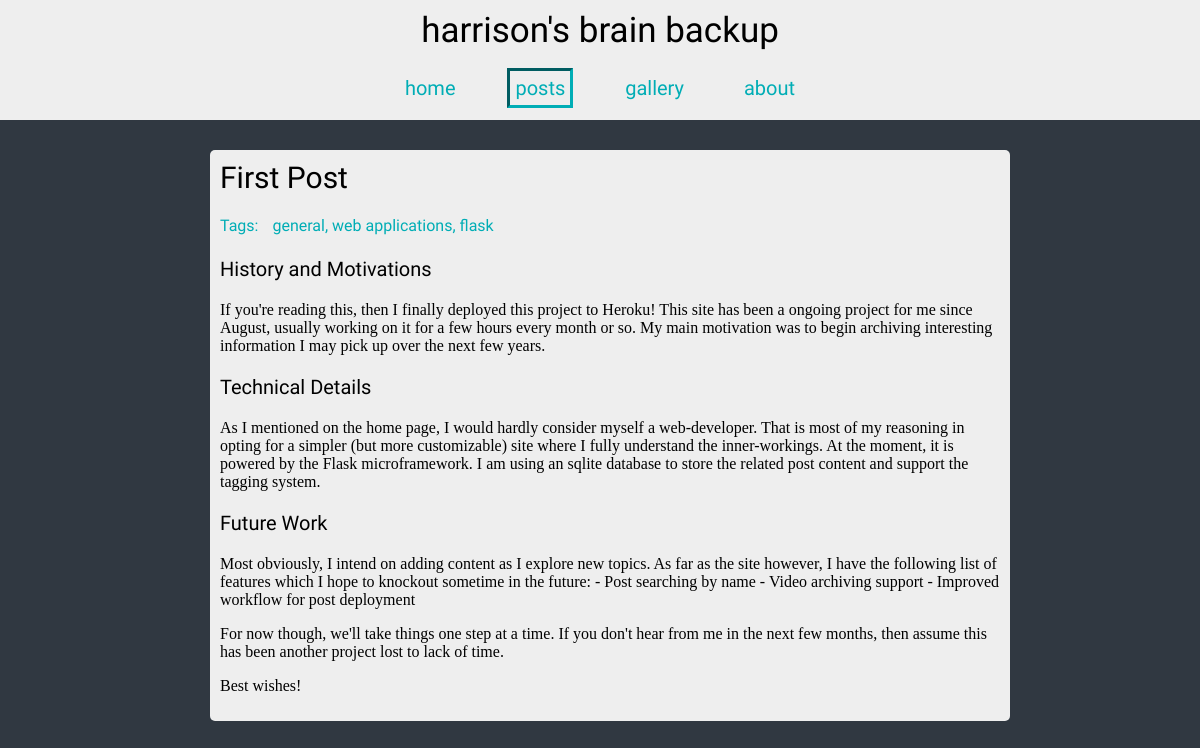
/post/1, run on an earlier commit of the app's database.
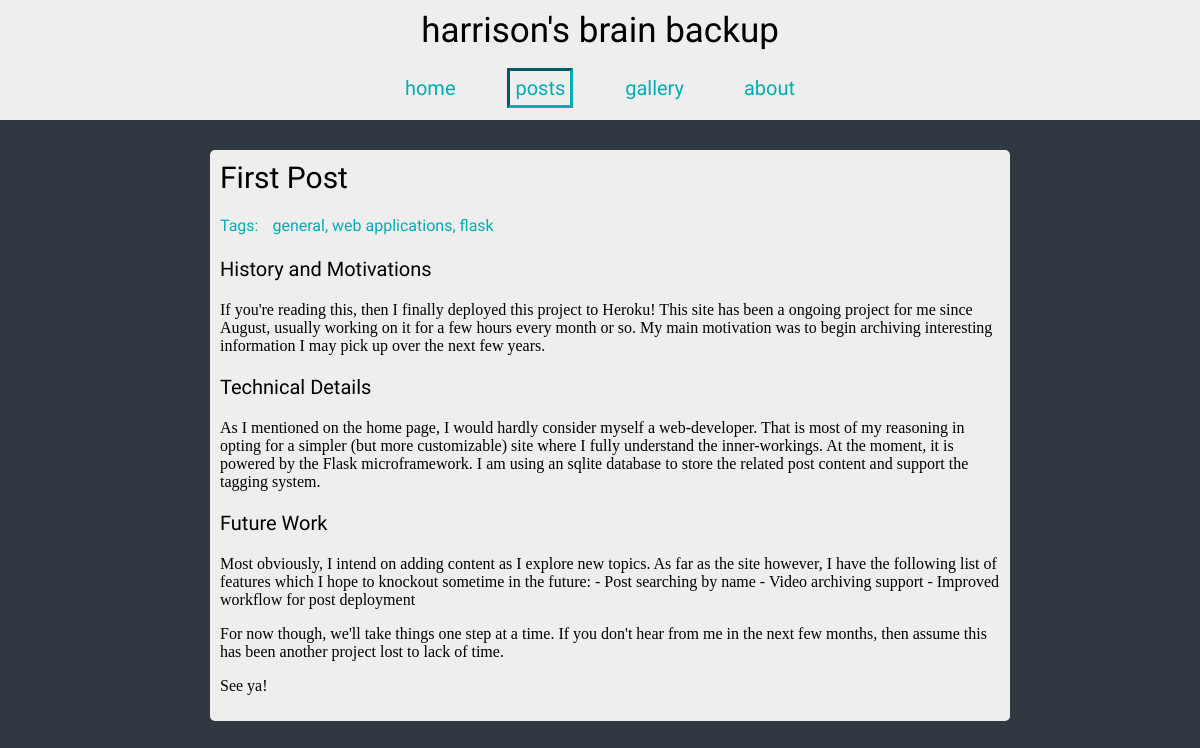
And on a later commit of the database.
### tables this page shows
CREATE TABLE post (
    id INTEGER PRIMARY KEY AUTOINCREMENT,
    created TIMESTAMP DEFAULT CURRENT_TIMESTAMP,
    title TEXT NOT NULL UNIQUE,
    description TEXT NOT NULL,
    body TEXT NOT NULL
);

CREATE TABLE tag (
    id INTEGER PRIMARY KEY AUTOINCREMENT,
    name TEXT NOT NULL UNIQUE
);

### brainbackup/routes.py (the view)
@current_app.route('/post/<int:post_id>')
def post(post_id):
    post = db.get_posts(id=post_id)
    tags =  db.get_tags(post_ref=post_id)
    return render_template('post.html',
                           current='posts',
                           post=post,
                           tags=tags)

### brainbackup/db.py (called while the page is built, shortened)
def get_db():
    if 'db' not in g:
        g.db = sqlite3.connect(
            app.config['DATABASE_URI'],
            detect_types=sqlite3.PARSE_DECLTYPES
        )
        g.db.row_factory = sqlite3.Row
    return g.db

def query_db(query, args=()):
    cur = get_db().execute(query, args)
    rv = cur.fetchall()
    cur.close()
    return rv

def get_posts(startDate=None, endDate=None, orderByDate=True, \
              tags=None, id=None, values=["*"], limit=None):
    query = 'SELECT '
    args = []
    query += ', '.join(values)
    query += ' FROM post '
    firstInList = True
    if startDate:
        query += 'WHERE '
        query += '? <= created '
        args.append(startDate)
        firstInList = False
    if id:
        if not firstInList:
            query += 'AND '
        else:
            query += 'WHERE '
            firstInList = False
        query += '? = id '
        args.append(id)
    if orderByDate:
        query += 'ORDER BY created DESC '
    if limit:
        query += 'LIMIT ? '
        args.append(limit)
    return query_db(query, list(args))

def get_tags(post_ref=None):
    query = 'SELECT * FROM '
    query += 'post_tag INNER JOIN tag ON post_tag.tag_ref = tag.id '
    args = []
    if post_ref:
        query += 'WHERE '
        query += '? = post_tag.post_ref '
        args.append(post_ref)
    query += 'GROUP BY tag_ref '
    return query_db(query, args)

### brainbackup/templates/post.html
{% extends 'layout.html' %}
{% block content %}
    <link rel="stylesheet" href="{{ url_for('static', filename='css/post.css') }}">
    <div class="content">
        <div class="post">
            <h2>{{ post[0]['title'] }}</h2>
            <h4>Tags:
                <ul>
                    {% for i in tags %}
                        <li>{{ i['name'] }}</li>
                    {% endfor %}
                </ul>
            </h4>
            <h3>{{ post[0]['body'] | safe }}</h3>
        </div>
    </div>
{% endblock %}

### brainbackup/templates/layout.html (shortened to what this page needs)
<!doctype html>
<html lang="en" dir="ltr">
    <head>
        <link rel="stylesheet" type="text/css" href="{{ url_for('static', filename='css/main.css') }}">
    </head>
    <body>
        <div class="layout">
            {% include 'navbar.html' %}
            {% block content %}{% endblock %}
        </div>
    </body>
</html>

### brainbackup/templates/navbar.html
<header>
    <link rel="stylesheet" href="{{ url_for('static', filename='css/navbar.css') }}">
    <h1>
        harrison's brain backup
    </h1>
    <nav>
        {% if current=="home" %}
            <a href="/" class="current">home</a>
        {% else %}
            <a href="/">home</a>
        {% endif %}
        {% if current=="posts" %}
            <a href="/posts" class="current">posts</a>
        {% else %}
            <a href="/posts">posts</a>
        {% endif %}
        {% if current=="gallery" %}
            <a href="/gallery" class="current">gallery</a>
        {% else %}
            <a href="/gallery">gallery</a>
        {% endif %}
        {% if current=="about" %}
            <a href="/about" class="current">about</a>
        {% else %}
            <a href="/about">about</a>
        {% endif %}
    </nav>
</header>

### brainbackup/static/css/main.css (style rules this page uses)
html, body { margin: 0; height: 100%; }
.layout { height: 100%; width: 100%; display: flex; flex-direction: column; align-items: center; overflow: auto; background-color: #303841; }
h1 { font: 35px 'Ubuntu', 'Lucida Bright'; }
h2 { font: 30px 'Ubuntu', 'Lucida Bright'; margin: 0 0 5px 0; }
h3 { font: 20px 'Ubuntu', 'Lucida Bright'; }
h4 { color: #00adb5; font: 16px 'Ubuntu', 'Lucida Bright'; }
a { color: #00adb5; text-decoration: None; }
.content { margin-top: 20px; width: 65%; }
.post { background-color: #eeeeee; border-radius: 5px; padding: 10px 10px; margin-top: 10px; width: 100%; }

### brainbackup/static/css/navbar.css (style rules this page uses)
header { align-items: center; background-color: #eeeeee; display: flex; flex-direction: column; justify-content: space-around; width: 100%; }
h1 { margin: 10px 0; }
nav { display: flex; justify-content: space-evenly; margin: 10px 0 15px 0; width: 500px; }
nav a { font: 20px 'Ubuntu', 'Lucida Bright'; padding: 5px 5px; }
a.current { outline-style: inset; }

### brainbackup/static/css/post.css (style rules this page uses)
ul { display: inline; list-style: none; padding: 5px 10px; }
ul li { display: inline; }
ul li:after { content: ", " }
ul li:last-child:after { content: "" }

What changed in the data, as far as the page shows it:
changed post "First Post": body "…to lack of time. Best wishes!" → "…to lack of time. See ya!"
